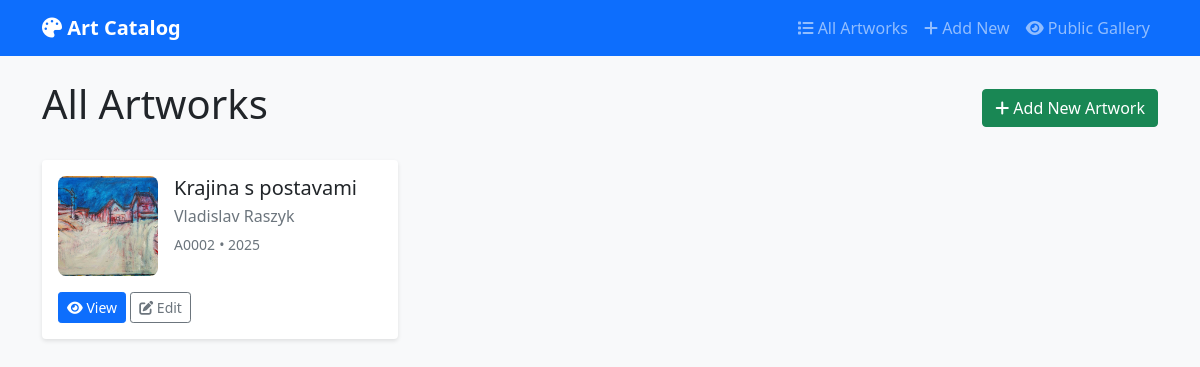
The app's page /artworks with its own data.
### app/db.py (models this page shows)
class Artwork(SQLModel, table=True):
    id: Optional[int] = Field(default=None, primary_key=True)
    artwork_id: str = Field(index=True, unique=True)
    title: str
    artist_name: str = "Vladislav Raszyk"
    year: str = ""
    medium: str = ""
    surface: str = ""
    width_cm: float = 0.0
    height_cm: float = 0.0
    depth_cm: float = 0.0
    description: str = ""
    keywords: str = ""
    primary_image: str = ""
    web_slug: str = Field(index=True, default="")
    created_at: datetime = Field(default_factory=datetime.utcnow)

### app/main1.py (the view)
@app.get("/artworks", response_class=HTMLResponse)
async def list_artworks(request: Request, session: Session = Depends(get_session)):
    artworks = session.exec(select(Artwork).order_by(Artwork.created_at.desc())).all()
    return templates.TemplateResponse("artworks/list.html", {
        "request": request,
        "artworks": artworks,
        "page_title": "All Artworks"
    })

### app/templates/artworks/list.html (shortened to what this page needs)
{% extends "base.html" %}
{% block content %}
<div class="d-flex justify-content-between align-items-center mb-4">
    <h1>{{ page_title }}</h1>
    <a href="/artworks/new" class="btn btn-success">
        <i class="fas fa-plus"></i> Add New Artwork
    </a>
</div>
{% if artworks %}
<div class="row">
    {% for artwork in artworks %}
    <div class="col-md-6 col-lg-4 mb-4">
        <div class="card h-100">
            <div class="card-body">
                <div class="d-flex align-items-start">
                    {% if artwork.primary_image %}
                    <img src="{{ artwork.primary_image }}" alt="{{ artwork.title }}" class="artwork-thumbnail me-3 flex-shrink-0">
                    {% else %}
                    <div class="artwork-thumbnail me-3 flex-shrink-0 bg-light d-flex align-items-center justify-content-center">
                        <i class="fas fa-image text-muted"></i>
                    </div>
                    {% endif %}
                    <div class="flex-grow-1">
                        <h5 class="card-title mb-1">{{ artwork.title }}</h5>
                        <p class="text-muted mb-1">{{ artwork.artist_name }}</p>
                        <small class="text-muted">{{ artwork.artwork_id }}</small>
                        {% if artwork.year %}
                        <small class="text-muted"> • {{ artwork.year }}</small>
                        {% endif %}
                    </div>
                </div>
                <div class="mt-3">
                    <a href="/artworks/{{ artwork.artwork_id }}" class="btn btn-primary btn-sm">
                        <i class="fas fa-eye"></i> View
                    </a>
                    <a href="/artworks/{{ artwork.artwork_id }}/edit" class="btn btn-outline-secondary btn-sm">
                        <i class="fas fa-edit"></i> Edit
                    </a>
                </div>
            </div>
        </div>
    </div>
    {% endfor %}
</div>
{% endif %}
{% endblock %}

### app/templates/base.html (style rules this page uses)
body { background-color: #f8f9fa; }
.card { border: none; box-shadow: 0 2px 4px rgba(0,0,0,0.1); }
.artwork-thumbnail { width: 100px; height: 100px; object-fit: cover; border-radius: 8px; }

### records on screen
Artwork: primary_image (picture), title "Krajina s postavami", artist_name "Vladislav Raszyk", artwork_id "A0002", year "2025"

### other values on screen
{{ page_title }} "All Artworks"
